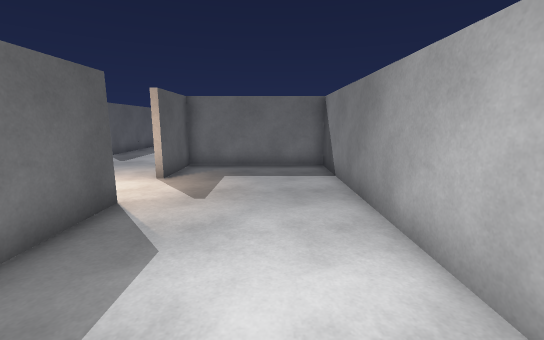
[1] (above)

14 first-person views from a walk through a 3-D level made in the Unity game engine. The camera is 1.4 m above the floor, tilts 10° down and sees 90° across. The floor is counted in squares, 0.75 m on a side. Each view is taken from the middle of a square. On the plan, view 1 faces up. The plan holds only what a view shows up to about 16 squares ahead; the rest is blank. The place goes on beyond the plan. The player character is not drawn.

[2]
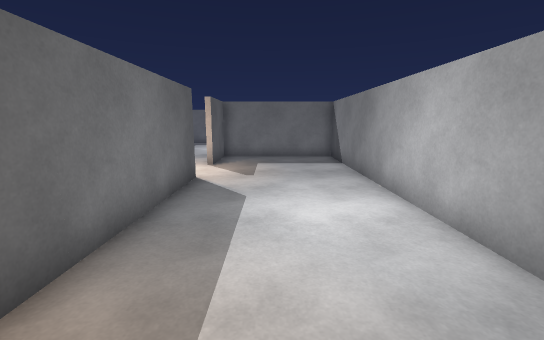

[3]
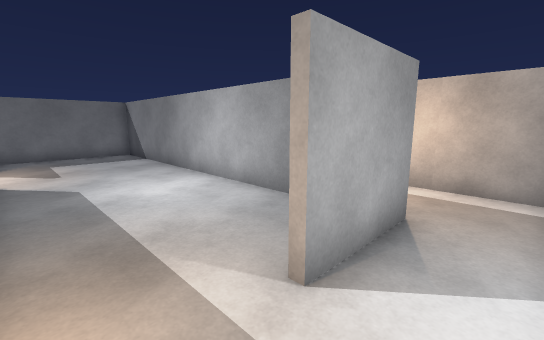

[4]
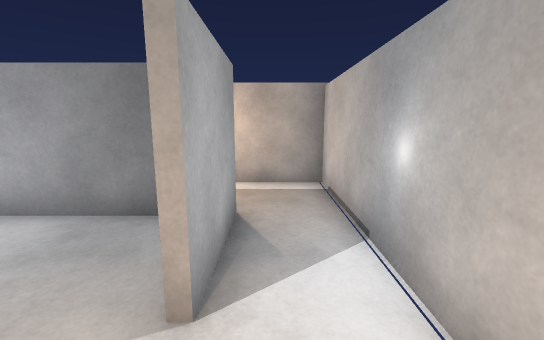

[5]
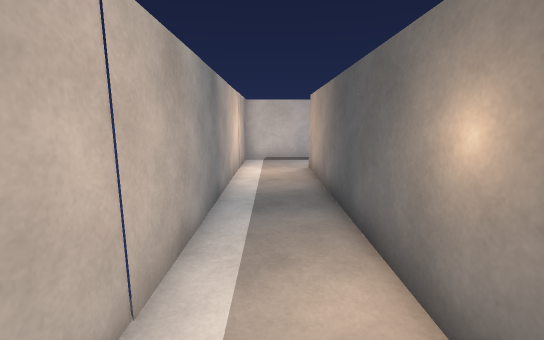

[6]
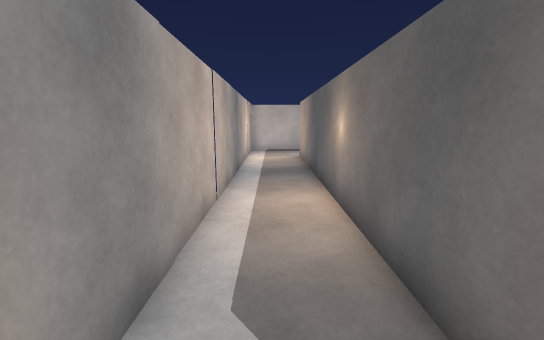

[7]
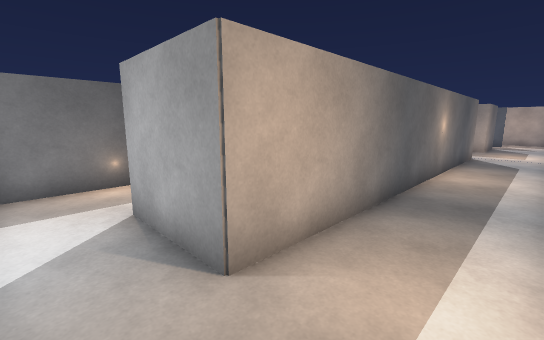

[8]
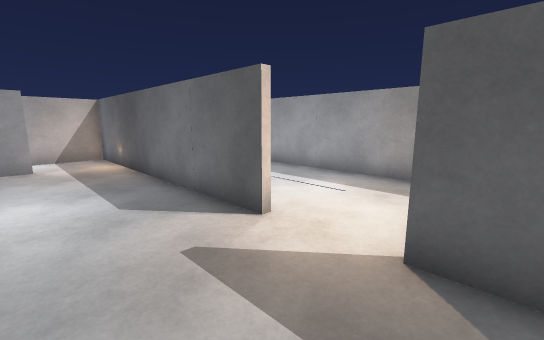

[9]
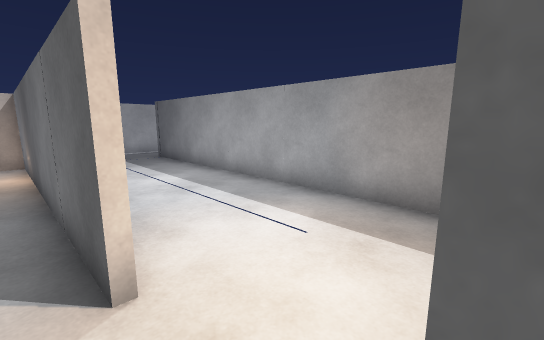

[10]
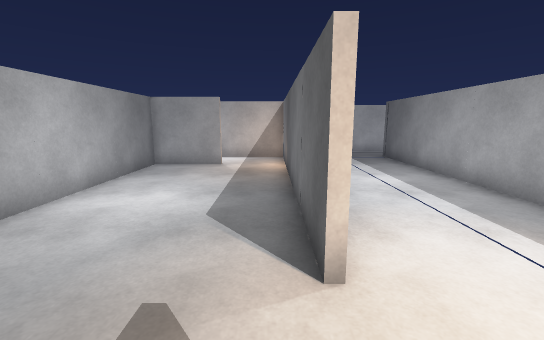

[11]
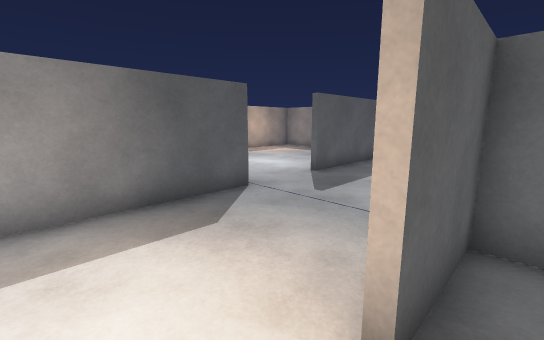

[12]
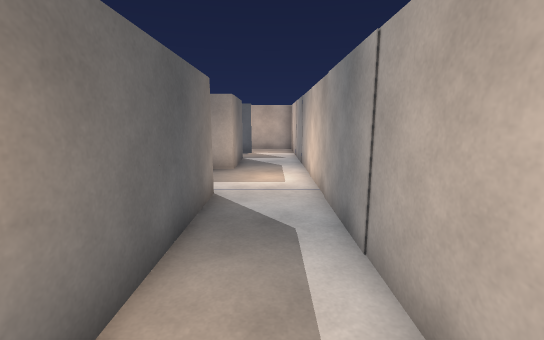

[13]
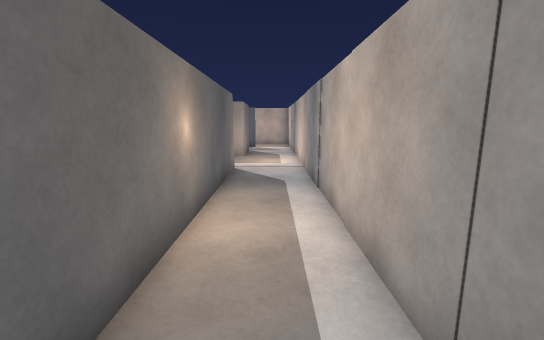

[14]
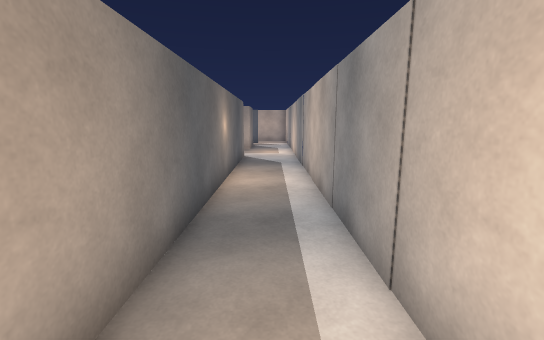

### Floor plan
Ten units are one square. View 1 is at (0, 0); x grows to the right and y downward. Boxes are objects, and circles mark ways between rooms. Rooms are numbered by the first view taken in them; rooms with no view inside come last. Other rooms are left out.
<svg viewBox="-45 -135 103 196">
<path fill="none" stroke="#000" d="M-36 -61 -36 26M-8 30 22 30 22 -117 -36 -117 -36 -88M-36 26 -36 56 53 56 53 -125M25 -120 25 33 -8 33"/>
<circle cx="-20" cy="30" r="3" fill="#2a7"/>
<text x="-10" y="-50">1</text>
<text x="30" y="-20">2</text>
</svg>
Room 1 opens to room 2.

Where each view was taken, in squares from view 1:
view 1: 0 up, 0 right, facing up
view 2: 3 down, 1 left, facing up
view 3: 5 down, 3 left, facing up-right
view 4: 4 down, 3 left, facing right
view 5: 8 up, 4 right, facing down
view 6: 12 up, 4 right, facing down
view 7: 5 down, 5 right, facing up-left
view 8: 10 up, 0 right, facing down-left
view 9: 9 up, 3 left, facing down-left
view 10: 9 up, 3 left, facing down
view 11: 7 up, 3 left, facing up-left
view 12: 5 up, 4 right, facing up
view 13: 1 up, 4 right, facing up
view 14: 3 down, 4 right, facing up
